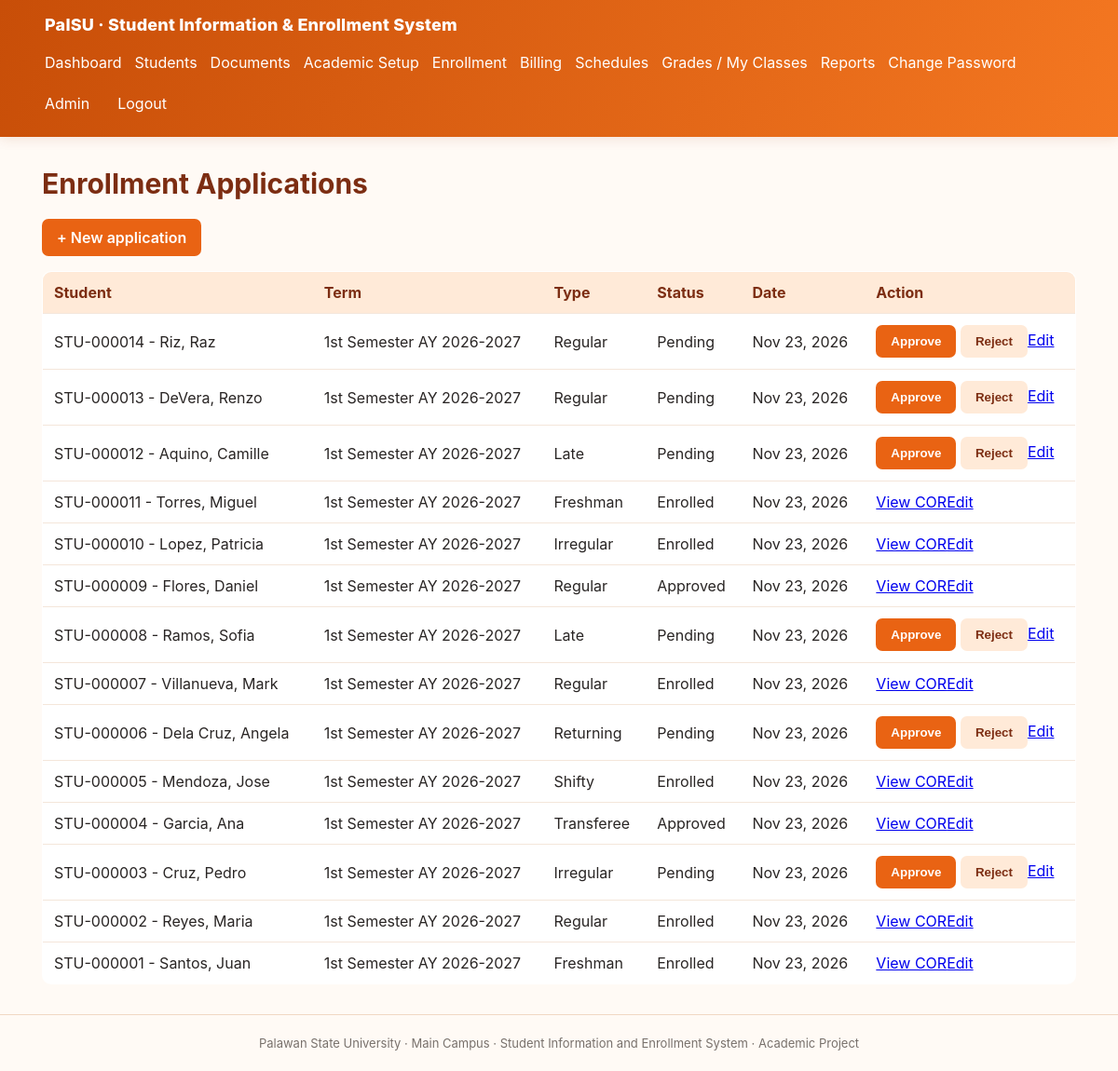
The app's page /enrollments/ (signed in) with its own data.
### core/models.py (models this page shows, shortened)
class Enrollment(models.Model):
    STATUS = [("PENDING","Pending"),("APPROVED","Approved"),("ENROLLED","Enrolled"),("REJECTED","Rejected")]
    TYPE = [("FRESHMAN","Freshman"),("REGULAR","Regular"),("IRREGULAR","Irregular"),("LATE","Late"),("TRANSFEREE","Transferee"),("SHIFTY","Shifty"),("RETURNING","Returning")]
    student = models.ForeignKey(Student, on_delete=models.PROTECT, related_name="enrollments")
    term = models.ForeignKey(SchoolTerm, on_delete=models.PROTECT)
    enrollment_type = models.CharField(max_length=15, choices=TYPE, default="REGULAR")
    status = models.CharField(max_length=10, choices=STATUS, default="PENDING")
    submitted_at = models.DateTimeField(auto_now_add=True)
    approved_by = models.ForeignKey(settings.AUTH_USER_MODEL, on_delete=models.SET_NULL, null=True, blank=True)
    class Meta:
        constraints = [models.UniqueConstraint(fields=["student","term"], name="one_enrollment_per_student_term")]

class Student(models.Model):
    GENDER = [("F","Female"),("M","Male"),("X","Prefer not to say")]
    user = models.OneToOneField(settings.AUTH_USER_MODEL, on_delete=models.SET_NULL, null=True, blank=True)
    student_id = models.CharField(max_length=20, unique=True, blank=True)
    first_name = models.CharField(max_length=80)
    middle_name = models.CharField(max_length=80, blank=True)
    last_name = models.CharField(max_length=80)
    birth_date = models.DateField(null=True, blank=True)
    gender = models.CharField(max_length=1, choices=GENDER, blank=True)
    email = models.EmailField(blank=True)
    phone = models.CharField(max_length=30, blank=True)
    address = models.TextField(blank=True)
    program = models.ForeignKey(Program, on_delete=models.PROTECT, related_name="students")
    year_level = models.PositiveSmallIntegerField(default=1)
    admission_category = models.CharField(max_length=20, default="REGULAR", choices=[("FRESHMAN","Freshman"),("TRANSFEREE","Transferee"),("RETURNING","Returning"),("SHIFTY","Shifty"),("REGULAR","Continuing Student")])
    enrollment_standing = models.CharField(max_length=20, default="REGULAR", choices=[("REGULAR","Regular"),("IRREGULAR","Irregular"),("PROBATIONARY","Probationary")])
    account_status = models.CharField(max_length=12, default="ACTIVE", choices=[("ACTIVE","Active"),("INACTIVE","Inactive"),("GRADUATED","Graduated")])
    must_change_password = models.BooleanField(default=False)
    created_at = models.DateTimeField(auto_now_add=True)
    def __str__(self): return f"{self.student_id} - {self.last_name}, {self.first_name}"

class SchoolTerm(models.Model):
    name = models.CharField(max_length=30)  # e.g. 1st Semester
    school_year = models.CharField(max_length=20)  # e.g. 2026-2027
    starts_on = models.DateField(null=True, blank=True)
    ends_on = models.DateField(null=True, blank=True)
    is_open = models.BooleanField(default=False)
    enrollment_opens = models.DateTimeField(null=True, blank=True)
    enrollment_closes = models.DateTimeField(null=True, blank=True)
    add_drop_opens = models.DateTimeField(null=True, blank=True)
    add_drop_closes = models.DateTimeField(null=True, blank=True)
    passing_grade = models.DecimalField(max_digits=4, decimal_places=2, default=Decimal("3.00"))
    minimum_units = models.DecimalField(max_digits=5, decimal_places=1, default=Decimal("0.0"))
    maximum_units = models.DecimalField(max_digits=5, decimal_places=1, default=Decimal("30.0"))
    class Meta:
        constraints = [models.UniqueConstraint(fields=["name","school_year"], name="unique_school_term")]
    def __str__(self): return f"{self.name} AY {self.school_year}"

### core/views.py (the view)
# urls.py: path("enrollments/", views.enrollment_list, name="enrollment_list"),
@login_required
def enrollment_list(request):
    denied = guard(request, "enrollment")
    if denied:
        return denied
    qs = Enrollment.objects.select_related("student", "term").order_by("-submitted_at")
    if request.user.groups.filter(name="Student").exists():
        qs = qs.filter(student__user=request.user)
    return render(request, "core/enrollment_list.html", {"enrollments": qs, "can_manage": can_manage(request)})

### core/permissions.py (called while the page is built)
def can_access(user, module):
    if user.is_superuser: return True
    groups = set(user.groups.values_list("name", flat=True))
    return any(module in ROLE_GROUPS.get(g, set()) for g in groups)

### core/views.py (called while the page is built)
def guard(request, module):
    if not can_access(request.user, module):
        return HttpResponseForbidden("You do not have permission to access this module.")
    return None

def can_manage(request):
    return request.user.is_superuser or request.user.groups.filter(
        name__in=["Administrator", "Registrar"]
    ).exists()

### templates/core/enrollment_list.html (shortened to what this page needs)
{% extends "base.html" %}{% block content %}<h1>Enrollment Applications</h1>
<p><a class="button primary" href="{% url 'enrollment_create' %}">+ New application</a></p>
<table><tr><th>Student</th><th>Term</th><th>Type</th><th>Status</th><th>Date</th><th>Action</th></tr>{% for e in enrollments %}<tr><td>{{e.student}}</td><td>{{e.term}}</td><td>{{e.get_enrollment_type_display}}</td><td>{{e.get_status_display}}</td><td>{{e.submitted_at|date:"M d, Y"}}</td><td>{% if can_manage and e.status == "PENDING" %}<form method="post" action="{% url 'enrollment_review' e.pk %}" class="inline">{% csrf_token %}<button name="decision" value="approve" class="primary">Approve</button> <button name="decision" value="reject">Reject</button></form>{% endif %}{% if e.status == "ENROLLED" or e.status == "APPROVED" %}<a href="{% url 'cor_list' e.pk %}">View COR</a>{% endif %}{% if can_manage %}<a href="{% url 'managed_edit' 'enrollment-records' e.pk %}">Edit</a>{% endif %}</td></tr>{% empty %}<tr><td colspan="6">No applications.</td></tr>{% endfor %}</table>{% endblock %}

### static/css/style.css (style rules this page uses)
:root { font-family:Inter,Segoe UI,Arial,sans-serif;color:#292524;background:#fffaf5;--orange:#f47721;--orange-dark:#c84e08;--orange-deep:#9a3412;--orange-pale:#fff0e2;--line:#f1d7c3;--muted:#78716c }
* { box-sizing:border-box }
body { margin:0;background:#fffaf5 }
.inline { display:inline }
h1 { font-size:30px;margin:0 0 20px;color:#7c2d12 }
table { width:100%;border-collapse:collapse;background:white;border-radius:10px;overflow:hidden;margin:16px 0;border:1px solid var(--line) }
th,td { text-align:left;padding:12px;border-bottom:1px solid #f4e6da }
th { background:#ffead8;color:#7c2d12 }
button,.button { display:inline-block;padding:10px 16px;border-radius:7px;background:#ffead8;color:#7c2d12;text-decoration:none;border:0;cursor:pointer;font-weight:600 }
.primary { background:#e96313;color:white }
table { min-width:680px }
td form { margin:4px 0 }

### records on screen
Enrollment: student "STU-000014 - Riz, Raz", term "1st Semester AY 2026-2027", enrollment_type "Regular", status "Pending", submitted_at "Nov 23, 2026", shows "Approve"
Enrollment: student "STU-000013 - DeVera, Renzo", term "1st Semester AY 2026-2027", enrollment_type "Regular", status "Pending", submitted_at "Nov 23, 2026", shows "Approve"
Enrollment: student "STU-000012 - Aquino, Camille", term "1st Semester AY 2026-2027", enrollment_type "Late", status "Pending", submitted_at "Nov 23, 2026", shows "Approve"
Enrollment: student "STU-000011 - Torres, Miguel", term "1st Semester AY 2026-2027", enrollment_type "Freshman", status "Enrolled", submitted_at "Nov 23, 2026", shows "View COR"
Enrollment: student "STU-000010 - Lopez, Patricia", term "1st Semester AY 2026-2027", enrollment_type "Irregular", status "Enrolled", submitted_at "Nov 23, 2026", shows "View COR"
Enrollment: student "STU-000009 - Flores, Daniel", term "1st Semester AY 2026-2027", enrollment_type "Regular", status "Approved", submitted_at "Nov 23, 2026", shows "View COR"
Enrollment: student "STU-000008 - Ramos, Sofia", term "1st Semester AY 2026-2027", enrollment_type "Late", status "Pending", submitted_at "Nov 23, 2026", shows "Approve"
Enrollment: student "STU-000007 - Villanueva, Mark", term "1st Semester AY 2026-2027", enrollment_type "Regular", status "Enrolled", submitted_at "Nov 23, 2026", shows "View COR"
Enrollment: student "STU-000006 - Dela Cruz, Angela", term "1st Semester AY 2026-2027", enrollment_type "Returning", status "Pending", submitted_at "Nov 23, 2026", shows "Approve"
Enrollment: student "STU-000005 - Mendoza, Jose", term "1st Semester AY 2026-2027", enrollment_type "Shifty", status "Enrolled", submitted_at "Nov 23, 2026", shows "View COR"
Enrollment: student "STU-000004 - Garcia, Ana", term "1st Semester AY 2026-2027", enrollment_type "Transferee", status "Approved", submitted_at "Nov 23, 2026", shows "View COR"
Enrollment: student "STU-000003 - Cruz, Pedro", term "1st Semester AY 2026-2027", enrollment_type "Irregular", status "Pending", submitted_at "Nov 23, 2026", shows "Approve"
Enrollment: student "STU-000002 - Reyes, Maria", term "1st Semester AY 2026-2027", enrollment_type "Regular", status "Enrolled", submitted_at "Nov 23, 2026", shows "View COR"
Enrollment: student "STU-000001 - Santos, Juan", term "1st Semester AY 2026-2027", enrollment_type "Freshman", status "Enrolled", submitted_at "Nov 23, 2026", shows "View COR"
